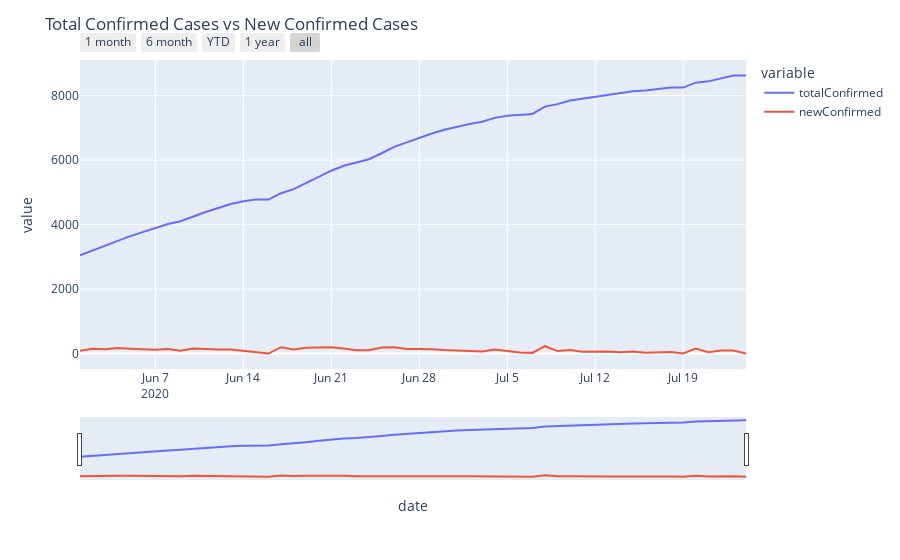

The notebook cell this image was saved under:
### Code cell
fig = px.line(data.query("countryId == 'CD'"), x="date", y=["totalConfirmed", "newConfirmed"])
# Add title
fig.update_layout(title_text="Total Confirmed Cases vs New Confirmed Cases")

# Add slider
fig.update_xaxes(
    rangeslider_visible=True,
    rangeselector=dict(
        buttons=list(
            [
                dict(count=1, label="1 month", step="month", stepmode="backward"),
                dict(count=6, label="6 month", step="month", stepmode="backward"),
                dict(count=1, label="YTD", step="year", stepmode="todate"),
                dict(count=1, label="1 year", step="year", stepmode="backward"),
                dict(step="all")
            ]
        )
    )
)


# Result: Show graph
fig.show()

### Figure 1 — Plotly figure (JSON) as saved in the notebook; plotly's stock layout.template omitted (floating-point values rounded to 4 significant figures)
{"data": [{"hovertemplate": "variable=totalConfirmed<br>date=%{x}<br>value=%{y}<extra></extra>", "legendgroup": "totalConfirmed", "line": {"color": "#636efa", "dash": "solid"}, "mode": "lines", "name": "totalConfirmed", "orientation": "v", "showlegend": true, "type": "scatter", "x": ["2020-06-01T00:00:00", "2020-06-02T00:00:00", "2020-06-03T00:00:00", "2020-06-04T00:00:00", "2020-06-05T00:00:00", "2020-06-06T00:00:00", "2020-06-07T00:00:00", "2020-06-08T00:00:00", "2020-06-09T00:00:00", "2020-06-10T00:00:00", "2020-06-11T00:00:00", "2020-06-12T00:00:00", "2020-06-13T00:00:00", "2020-06-14T00:00:00", "2020-06-15T00:00:00", "2020-06-16T00:00:00", "2020-06-17T00:00:00", "2020-06-18T00:00:00", "2020-06-19T00:00:00", "2020-06-20T00:00:00", "2020-06-21T00:00:00", "2020-06-22T00:00:00", "2020-06-23T00:00:00", "2020-06-24T00:00:00", "2020-06-25T00:00:00", "2020-06-26T00:00:00", "2020-06-27T00:00:00", "2020-06-28T00:00:00", "2020-06-29T00:00:00", "2020-06-30T00:00:00", "2020-07-01T00:00:00", "2020-07-02T00:00:00", "2020-07-03T00:00:00", "2020-07-04T00:00:00", "2020-07-05T00:00:00", "2020-07-06T00:00:00", "2020-07-07T00:00:00", "2020-07-08T00:00:00", "2020-07-09T00:00:00", "2020-07-10T00:00:00", "2020-07-11T00:00:00", "2020-07-12T00:00:00", "2020-07-13T00:00:00", "2020-07-14T00:00:00", "2020-07-15T00:00:00", "2020-07-16T00:00:00", "2020-07-17T00:00:00", "2020-07-18T00:00:00", "2020-07-19T00:00:00", "2020-07-20T00:00:00", "2020-07-21T00:00:00", "2020-07-22T00:00:00", "2020-07-23T00:00:00", "2020-07-24T00:00:00"], "xaxis": "x", "y": [3048, 3194, 3325, 3494, 3643, 3763, 3877, 4015, 4105, 4258, 4389, 4514, 4636, 4723, 4777, 4777, 4973, 5099, 5282, 5476, 5671, 5825, 5924, 6026, 6212, 6410, 6551, 6689, 6826, 6938, 7038, 7121, 7188, 7310, 7378, 7410, 7431, 7659, 7736, 7845, 7904, 7970, 8032, 8074, 8134, 8162, 8198, 8248, 8249, 8402, 8442, 8533, 8625, 8625], "yaxis": "y"}, {"hovertemplate": "variable=newConfirmed<br>date=%{x}<br>value=%{y}<extra></extra>", "legendgroup": "newConfirmed", "line": {"color": "#EF553B", "dash": "solid"}, "mode": "lines", "name": "newConfirmed", "orientation": "v", "showlegend": true, "type": "scatter", "x": ["2020-06-01T00:00:00", "2020-06-02T00:00:00", "2020-06-03T00:00:00", "2020-06-04T00:00:00", "2020-06-05T00:00:00", "2020-06-06T00:00:00", "2020-06-07T00:00:00", "2020-06-08T00:00:00", "2020-06-09T00:00:00", "2020-06-10T00:00:00", "2020-06-11T00:00:00", "2020-06-12T00:00:00", "2020-06-13T00:00:00", "2020-06-14T00:00:00", "2020-06-15T00:00:00", "2020-06-16T00:00:00", "2020-06-17T00:00:00", "2020-06-18T00:00:00", "2020-06-19T00:00:00", "2020-06-20T00:00:00", "2020-06-21T00:00:00", "2020-06-22T00:00:00", "2020-06-23T00:00:00", "2020-06-24T00:00:00", "2020-06-25T00:00:00", "2020-06-26T00:00:00", "2020-06-27T00:00:00", "2020-06-28T00:00:00", "2020-06-29T00:00:00", "2020-06-30T00:00:00", "2020-07-01T00:00:00", "2020-07-02T00:00:00", "2020-07-03T00:00:00", "2020-07-04T00:00:00", "2020-07-05T00:00:00", "2020-07-06T00:00:00", "2020-07-07T00:00:00", "2020-07-08T00:00:00", "2020-07-09T00:00:00", "2020-07-10T00:00:00", "2020-07-11T00:00:00", "2020-07-12T00:00:00", "2020-07-13T00:00:00", "2020-07-14T00:00:00", "2020-07-15T00:00:00", "2020-07-16T00:00:00", "2020-07-17T00:00:00", "2020-07-18T00:00:00", "2020-07-19T00:00:00", "2020-07-20T00:00:00", "2020-07-21T00:00:00", "2020-07-22T00:00:00", "2020-07-23T00:00:00", "2020-07-24T00:00:00"], "xaxis": "x", "y": [83, 146, 131, 169, 149, 120, 114, 138, 90, 153, 131, 125, 122, 87, 54, 0, 196, 126, 183, 194, 195, 154, 99, 102, 186, 198, 141, 138, 137, 112, 100, 83, 67, 122, 68, 32, 21, 228, 77, 109, 59, 66, 62, 42, 60, 28, 36, 50, 1, 153, 40, 91, 92, 0], "yaxis": "y"}], "layout": {"legend": {"title": {"text": "variable"}, "tracegroupgap": 0}, "margin": {"t": 60}, "title": {"text": "Total Confirmed Cases vs New Confirmed Cases"}, "xaxis": {"anchor": "y", "domain": [0, 1], "rangeselector": {"buttons": [{"count": 1, "label": "1 month", "step": "month", "stepmode": "backward"}, {"count": 6, "label": "6 month", "step": "month", "stepmode": "backward"}, {"count": 1, "label": "YTD", "step": "year", "stepmode": "todate"}, {"count": 1, "label": "1 year", "step": "year", "stepmode": "backward"}, {"step": "all"}]}, "rangeslider": {"visible": true}, "title": {"text": "date"}}, "yaxis": {"anchor": "x", "domain": [0, 1], "title": {"text": "value"}}}}
